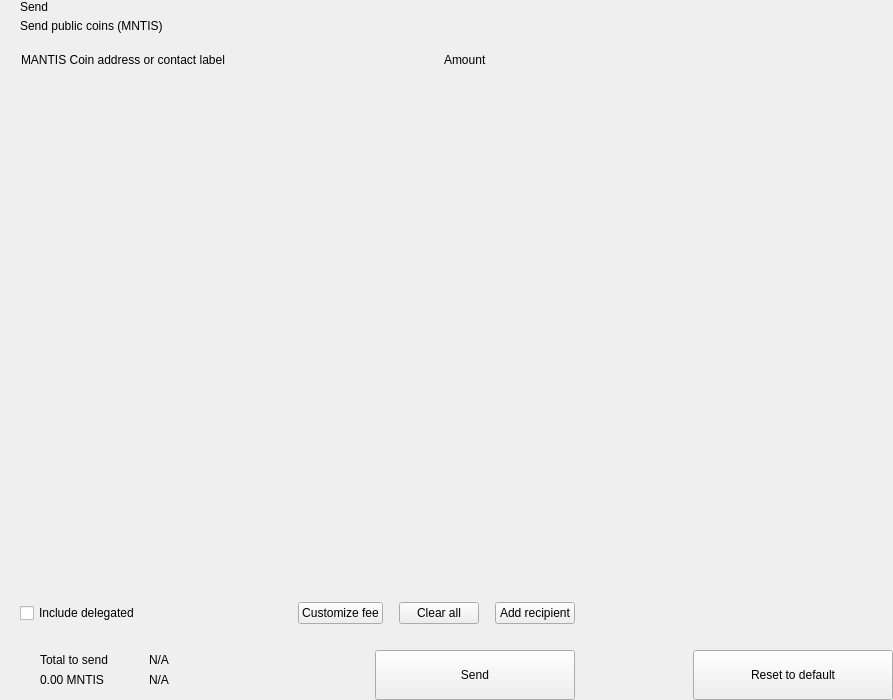
<?xml version="1.0" encoding="UTF-8"?>
<ui version="4.0">
 <class>send</class>
 <widget class="QWidget" name="send">
  <property name="geometry">
   <rect>
    <x>0</x>
    <y>0</y>
    <width>893</width>
    <height>700</height>
   </rect>
  </property>
  <property name="windowTitle">
   <string>Form</string>
  </property>
  <layout class="QHBoxLayout" name="horizontalLayout_2" stretch="2,1">
   <property name="spacing">
    <number>0</number>
   </property>
   <property name="leftMargin">
    <number>0</number>
   </property>
   <property name="topMargin">
    <number>0</number>
   </property>
   <property name="rightMargin">
    <number>0</number>
   </property>
   <property name="bottomMargin">
    <number>0</number>
   </property>
   <item>
    <widget class="QWidget" name="left" native="true">
     <layout class="QVBoxLayout" name="verticalLayout_3">
      <property name="spacing">
       <number>0</number>
      </property>
      <property name="leftMargin">
       <number>0</number>
      </property>
      <property name="topMargin">
       <number>0</number>
      </property>
      <property name="rightMargin">
       <number>0</number>
      </property>
      <property name="bottomMargin">
       <number>0</number>
      </property>
      <item>
       <layout class="QVBoxLayout" name="verticalLayout_22" stretch="0,0,0,1,0,0,0,0">
        <property name="spacing">
         <number>0</number>
        </property>
        <item>
         <layout class="QHBoxLayout" name="horizontalLayout_3">
          <property name="spacing">
           <number>0</number>
          </property>
          <property name="leftMargin">
           <number>20</number>
          </property>
          <property name="rightMargin">
           <number>20</number>
          </property>
          <item>
           <layout class="QVBoxLayout" name="verticalLayout">
            <property name="spacing">
             <number>5</number>
            </property>
            <item>
             <widget class="QLabel" name="labelTitle">
              <property name="text">
               <string>Send</string>
              </property>
              <property name="alignment">
               <set>Qt::AlignLeading|Qt::AlignLeft|Qt::AlignVCenter</set>
              </property>
             </widget>
            </item>
            <item>
             <widget class="QLabel" name="labelSubtitle1">
              <property name="text">
               <string>Send public coins (MNTIS)</string>
              </property>
             </widget>
            </item>
           </layout>
          </item>
          <item>
           <spacer name="horizontalSpacer">
            <property name="orientation">
             <enum>Qt::Horizontal</enum>
            </property>
            <property name="sizeHint" stdset="0">
             <size>
              <width>40</width>
              <height>20</height>
             </size>
            </property>
           </spacer>
          </item>
         </layout>
        </item>
        <item>
         <spacer name="verticalSpacer_2">
          <property name="orientation">
           <enum>Qt::Vertical</enum>
          </property>
          <property name="sizeType">
           <enum>QSizePolicy::Fixed</enum>
          </property>
          <property name="sizeHint" stdset="0">
           <size>
            <width>20</width>
            <height>20</height>
           </size>
          </property>
         </spacer>
        </item>
        <item>
         <layout class="QHBoxLayout" name="horizontalLayout" stretch="6,0,2">
          <property name="spacing">
           <number>0</number>
          </property>
          <property name="leftMargin">
           <number>10</number>
          </property>
          <property name="topMargin">
           <number>0</number>
          </property>
          <property name="rightMargin">
           <number>20</number>
          </property>
          <property name="bottomMargin">
           <number>0</number>
          </property>
          <item>
           <widget class="QLabel" name="labelSubtitleAddress">
            <property name="styleSheet">
             <string notr="true">margin-left:8px;</string>
            </property>
            <property name="text">
             <string>MANTIS Coin address or contact label</string>
            </property>
           </widget>
          </item>
          <item>
           <spacer name="horizontalSpacer_3">
            <property name="orientation">
             <enum>Qt::Horizontal</enum>
            </property>
            <property name="sizeType">
             <enum>QSizePolicy::Fixed</enum>
            </property>
            <property name="sizeHint" stdset="0">
             <size>
              <width>40</width>
              <height>1</height>
             </size>
            </property>
           </spacer>
          </item>
          <item>
           <widget class="QLabel" name="labelSubtitleAmount">
            <property name="text">
             <string>Amount</string>
            </property>
           </widget>
          </item>
         </layout>
        </item>
        <item>
         <widget class="QScrollArea" name="scrollArea">
          <property name="minimumSize">
           <size>
            <width>0</width>
            <height>350</height>
           </size>
          </property>
          <property name="styleSheet">
           <string notr="true">#scrollArea {
            background:transparent;
            margin-top:10px;
}</string>
          </property>
          <property name="horizontalScrollBarPolicy">
           <enum>Qt::ScrollBarAlwaysOff</enum>
          </property>
          <property name="sizeAdjustPolicy">
           <enum>QAbstractScrollArea::AdjustIgnored</enum>
          </property>
          <property name="widgetResizable">
           <bool>true</bool>
          </property>
          <property name="alignment">
           <set>Qt::AlignLeading|Qt::AlignLeft|Qt::AlignTop</set>
          </property>
          <widget class="QWidget" name="scrollAreaWidgetContents">
           <property name="geometry">
            <rect>
             <x>0</x>
             <y>0</y>
             <width>591</width>
             <height>16</height>
            </rect>
           </property>
           <property name="sizePolicy">
            <sizepolicy hsizetype="Preferred" vsizetype="Maximum">
             <horstretch>0</horstretch>
             <verstretch>0</verstretch>
            </sizepolicy>
           </property>
           <property name="autoFillBackground">
            <bool>false</bool>
           </property>
           <property name="styleSheet">
            <string notr="true">#scrollAreaWidgetContents {
             background:transparent;
             }</string>
           </property>
           <layout class="QVBoxLayout" name="verticalLayout_7">
            <property name="spacing">
             <number>0</number>
            </property>
            <property name="sizeConstraint">
             <enum>QLayout::SetDefaultConstraint</enum>
            </property>
            <property name="leftMargin">
             <number>0</number>
            </property>
            <property name="topMargin">
             <number>0</number>
            </property>
            <property name="rightMargin">
             <number>0</number>
            </property>
            <property name="bottomMargin">
             <number>0</number>
            </property>
           </layout>
          </widget>
         </widget>
        </item>
        <item>
         <spacer name="verticalSpacer_4">
          <property name="orientation">
           <enum>Qt::Vertical</enum>
          </property>
          <property name="sizeType">
           <enum>QSizePolicy::Fixed</enum>
          </property>
          <property name="sizeHint" stdset="0">
           <size>
            <width>20</width>
            <height>20</height>
           </size>
          </property>
         </spacer>
        </item>
        <item>
         <layout class="QHBoxLayout" name="horizontalLayout_20">
          <property name="spacing">
           <number>6</number>
          </property>
          <property name="leftMargin">
           <number>20</number>
          </property>
          <property name="rightMargin">
           <number>20</number>
          </property>
          <item>
           <widget class="QCheckBox" name="checkBoxDelegations">
            <property name="layoutDirection">
             <enum>Qt::LeftToRight</enum>
            </property>
            <property name="text">
             <string>Include delegated</string>
            </property>
           </widget>
          </item>
          <item>
           <spacer name="horizontalSpacer_4">
            <property name="orientation">
             <enum>Qt::Horizontal</enum>
            </property>
            <property name="sizeHint" stdset="0">
             <size>
              <width>10</width>
              <height>20</height>
             </size>
            </property>
           </spacer>
          </item>
          <item>
           <widget class="QPushButton" name="pushButtonFee">
            <property name="focusPolicy">
             <enum>Qt::NoFocus</enum>
            </property>
            <property name="text">
             <string>Customize fee</string>
            </property>
           </widget>
          </item>
          <item>
           <spacer name="horizontalSpacer_11">
            <property name="orientation">
             <enum>Qt::Horizontal</enum>
            </property>
            <property name="sizeType">
             <enum>QSizePolicy::Minimum</enum>
            </property>
            <property name="sizeHint" stdset="0">
             <size>
              <width>10</width>
              <height>20</height>
             </size>
            </property>
           </spacer>
          </item>
          <item>
           <widget class="QPushButton" name="pushButtonClear">
            <property name="focusPolicy">
             <enum>Qt::NoFocus</enum>
            </property>
            <property name="layoutDirection">
             <enum>Qt::RightToLeft</enum>
            </property>
            <property name="text">
             <string>Clear all</string>
            </property>
           </widget>
          </item>
          <item>
           <spacer name="horizontalSpacer_6">
            <property name="orientation">
             <enum>Qt::Horizontal</enum>
            </property>
            <property name="sizeType">
             <enum>QSizePolicy::Fixed</enum>
            </property>
            <property name="sizeHint" stdset="0">
             <size>
              <width>10</width>
              <height>20</height>
             </size>
            </property>
           </spacer>
          </item>
          <item>
           <widget class="QPushButton" name="pushButtonAddRecipient">
            <property name="focusPolicy">
             <enum>Qt::NoFocus</enum>
            </property>
            <property name="text">
             <string>Add recipient</string>
            </property>
           </widget>
          </item>
         </layout>
        </item>
        <item>
         <spacer name="verticalSpacer">
          <property name="orientation">
           <enum>Qt::Vertical</enum>
          </property>
          <property name="sizeType">
           <enum>QSizePolicy::Fixed</enum>
          </property>
          <property name="sizeHint" stdset="0">
           <size>
            <width>20</width>
            <height>16</height>
           </size>
          </property>
         </spacer>
        </item>
        <item>
         <layout class="QHBoxLayout" name="horizontalLayout_7">
          <property name="rightMargin">
           <number>20</number>
          </property>
          <item>
           <layout class="QHBoxLayout" name="horizontalLayout_10">
            <property name="spacing">
             <number>0</number>
            </property>
            <property name="leftMargin">
             <number>8</number>
            </property>
            <item>
             <widget class="QStackedWidget" name="stackedWidget">
              <property name="minimumSize">
               <size>
                <width>0</width>
                <height>60</height>
               </size>
              </property>
              <property name="maximumSize">
               <size>
                <width>16777215</width>
                <height>60</height>
               </size>
              </property>
              <widget class="QWidget" name="page1">
               <layout class="QVBoxLayout" name="verticalLayout_71" stretch="0">
                <property name="spacing">
                 <number>6</number>
                </property>
                <property name="leftMargin">
                 <number>12</number>
                </property>
                <property name="topMargin">
                 <number>0</number>
                </property>
                <property name="rightMargin">
                 <number>0</number>
                </property>
                <property name="bottomMargin">
                 <number>0</number>
                </property>
                <item>
                 <widget class="QWidget" name="coinWidget" native="true">
                  <property name="minimumSize">
                   <size>
                    <width>0</width>
                    <height>60</height>
                   </size>
                  </property>
                  <property name="maximumSize">
                   <size>
                    <width>16777215</width>
                    <height>60</height>
                   </size>
                  </property>
                  <layout class="QHBoxLayout" name="horizontalLayout_9">
                   <property name="spacing">
                    <number>0</number>
                   </property>
                   <property name="leftMargin">
                    <number>20</number>
                   </property>
                   <property name="topMargin">
                    <number>10</number>
                   </property>
                   <property name="rightMargin">
                    <number>20</number>
                   </property>
                   <property name="bottomMargin">
                    <number>10</number>
                   </property>
                   <item>
                    <layout class="QVBoxLayout" name="verticalSend">
                     <property name="spacing">
                      <number>0</number>
                     </property>
                     <item>
                      <widget class="QLabel" name="labelTitleTotalSend">
                       <property name="text">
                        <string>Total to send</string>
                       </property>
                      </widget>
                     </item>
                     <item>
                      <widget class="QLabel" name="labelAmountSend">
                       <property name="text">
                        <string notr="true">0.00 MNTIS</string>
                       </property>
                      </widget>
                     </item>
                    </layout>
                   </item>
                   <item>
                    <spacer name="horizontalSpacer_9">
                     <property name="orientation">
                      <enum>Qt::Horizontal</enum>
                     </property>
                     <property name="sizeType">
                      <enum>QSizePolicy::Fixed</enum>
                     </property>
                     <property name="sizeHint" stdset="0">
                      <size>
                       <width>20</width>
                       <height>20</height>
                      </size>
                     </property>
                    </spacer>
                   </item>
                   <item>
                    <widget class="QLabel" name="labelLine">
                     <property name="minimumSize">
                      <size>
                       <width>1</width>
                       <height>0</height>
                      </size>
                     </property>
                     <property name="maximumSize">
                      <size>
                       <width>1</width>
                       <height>16777215</height>
                      </size>
                     </property>
                     <property name="text">
                      <string/>
                     </property>
                    </widget>
                   </item>
                   <item>
                    <spacer name="horizontalSpacer_10">
                     <property name="orientation">
                      <enum>Qt::Horizontal</enum>
                     </property>
                     <property name="sizeType">
                      <enum>QSizePolicy::Fixed</enum>
                     </property>
                     <property name="sizeHint" stdset="0">
                      <size>
                       <width>20</width>
                       <height>20</height>
                      </size>
                     </property>
                    </spacer>
                   </item>
                   <item>
                    <layout class="QVBoxLayout" name="verticalRemaining">
                     <property name="spacing">
                      <number>0</number>
                     </property>
                     <item>
                      <widget class="QLabel" name="labelTitleTotalRemaining">
                       <property name="text">
                        <string notr="true">N/A</string>
                       </property>
                      </widget>
                     </item>
                     <item>
                      <widget class="QLabel" name="labelAmountRemaining">
                       <property name="text">
                        <string notr="true">N/A</string>
                       </property>
                      </widget>
                     </item>
                    </layout>
                   </item>
                  </layout>
                 </widget>
                </item>
               </layout>
              </widget>
              <widget class="QWidget" name="page_2"/>
             </widget>
            </item>
           </layout>
          </item>
          <item>
           <spacer name="horizontalSpacer_5">
            <property name="orientation">
             <enum>Qt::Horizontal</enum>
            </property>
            <property name="sizeType">
             <enum>QSizePolicy::Expanding</enum>
            </property>
            <property name="sizeHint" stdset="0">
             <size>
              <width>40</width>
              <height>20</height>
             </size>
            </property>
           </spacer>
          </item>
          <item alignment="Qt::AlignBottom">
           <widget class="QPushButton" name="pushButtonSave">
            <property name="minimumSize">
             <size>
              <width>200</width>
              <height>50</height>
             </size>
            </property>
            <property name="maximumSize">
             <size>
              <width>200</width>
              <height>50</height>
             </size>
            </property>
            <property name="focusPolicy">
             <enum>Qt::NoFocus</enum>
            </property>
            <property name="text">
             <string>Send</string>
            </property>
           </widget>
          </item>
         </layout>
        </item>
       </layout>
      </item>
     </layout>
    </widget>
   </item>
   <item>
    <widget class="QWidget" name="right" native="true">
     <layout class="QVBoxLayout" name="verticalLayout_5">
      <property name="leftMargin">
       <number>0</number>
      </property>
      <property name="topMargin">
       <number>0</number>
      </property>
      <property name="rightMargin">
       <number>0</number>
      </property>
      <property name="bottomMargin">
       <number>0</number>
      </property>
      <item>
       <layout class="QVBoxLayout" name="verticalLayout_4">
        <property name="spacing">
         <number>6</number>
        </property>
        <item>
         <widget class="OptionButton" name="btnCoinControl" native="true">
          <property name="minimumSize">
           <size>
            <width>0</width>
            <height>50</height>
           </size>
          </property>
         </widget>
        </item>
        <item>
         <widget class="OptionButton" name="btnChangeAddress" native="true">
          <property name="minimumSize">
           <size>
            <width>0</width>
            <height>50</height>
           </size>
          </property>
         </widget>
        </item>
        <item>
         <widget class="OptionButton" name="btnUri" native="true">
          <property name="minimumSize">
           <size>
            <width>0</width>
            <height>50</height>
           </size>
          </property>
         </widget>
        </item>
        <item>
         <spacer name="verticalSpacer_5">
          <property name="orientation">
           <enum>Qt::Vertical</enum>
          </property>
          <property name="sizeHint" stdset="0">
           <size>
            <width>20</width>
            <height>40</height>
           </size>
          </property>
         </spacer>
        </item>
        <item>
         <layout class="QHBoxLayout" name="horizontalLayout_8">
          <item>
           <spacer name="horizontalSpacer_7">
            <property name="orientation">
             <enum>Qt::Horizontal</enum>
            </property>
            <property name="sizeHint" stdset="0">
             <size>
              <width>40</width>
              <height>20</height>
             </size>
            </property>
           </spacer>
          </item>
          <item>
           <widget class="QPushButton" name="pushButtonReset">
            <property name="minimumSize">
             <size>
              <width>200</width>
              <height>50</height>
             </size>
            </property>
            <property name="maximumSize">
             <size>
              <width>200</width>
              <height>50</height>
             </size>
            </property>
            <property name="focusPolicy">
             <enum>Qt::NoFocus</enum>
            </property>
            <property name="text">
             <string>Reset to default</string>
            </property>
           </widget>
          </item>
         </layout>
        </item>
       </layout>
      </item>
     </layout>
    </widget>
   </item>
  </layout>
 </widget>
 <customwidgets>
  <customwidget>
   <class>OptionButton</class>
   <extends>QWidget</extends>
   <header>qt/MANTIScoin/optionbutton.h</header>
   <container>1</container>
  </customwidget>
 </customwidgets>
 <resources/>
 <connections/>
</ui>
